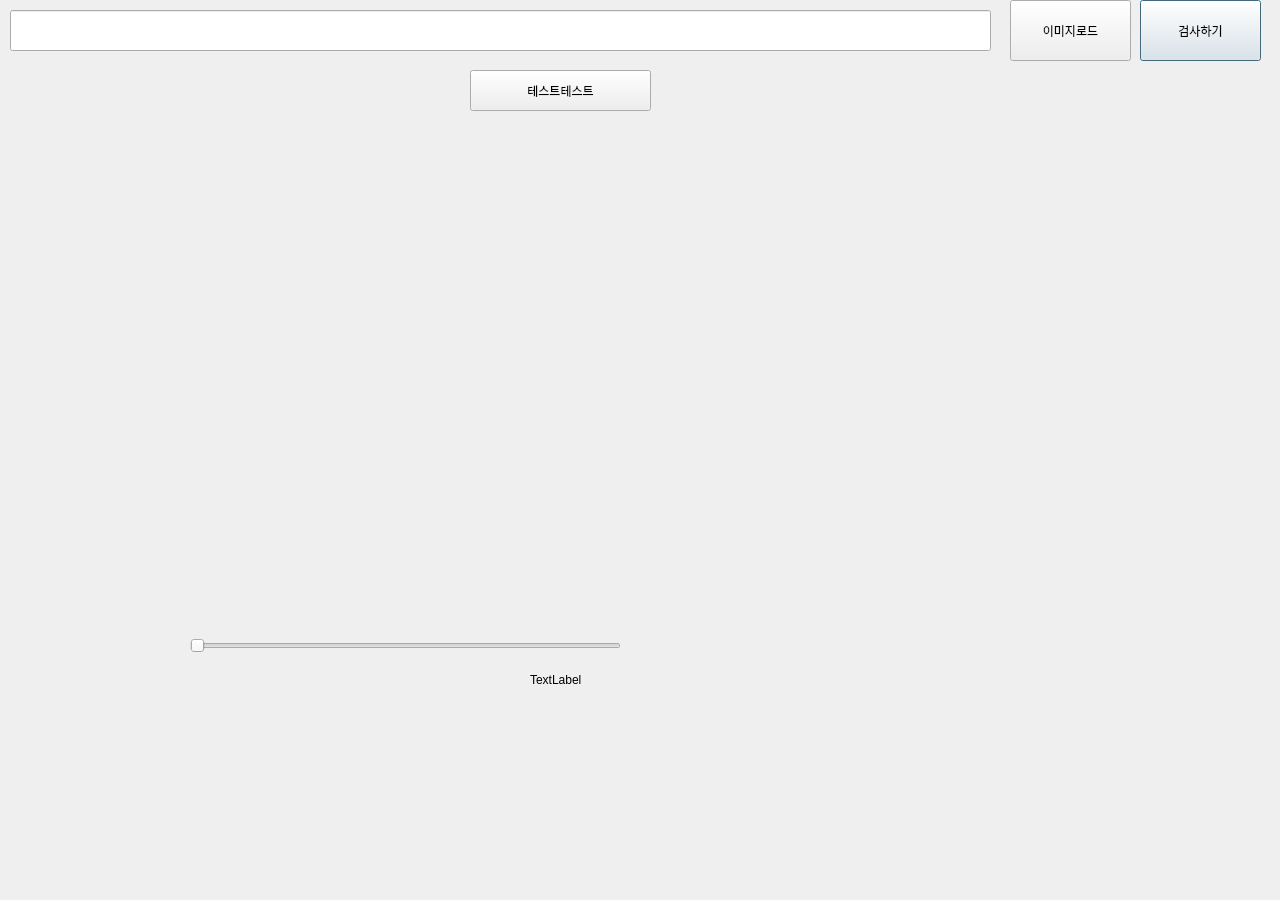
<?xml version="1.0" encoding="UTF-8"?>
<ui version="4.0">
 <class>Dialog</class>
 <widget class="QDialog" name="Dialog">
  <property name="geometry">
   <rect>
    <x>0</x>
    <y>0</y>
    <width>1280</width>
    <height>900</height>
   </rect>
  </property>
  <property name="mouseTracking">
   <bool>true</bool>
  </property>
  <property name="windowTitle">
   <string>Dialog</string>
  </property>
  <widget class="QLabel" name="photo">
   <property name="geometry">
    <rect>
     <x>20</x>
     <y>120</y>
     <width>600</width>
     <height>450</height>
    </rect>
   </property>
   <property name="text">
    <string/>
   </property>
   <property name="pixmap">
    <pixmap>images/harvest.jpg</pixmap>
   </property>
   <property name="scaledContents">
    <bool>true</bool>
   </property>
  </widget>
  <widget class="QPushButton" name="procBtn">
   <property name="geometry">
    <rect>
     <x>1140</x>
     <y>0</y>
     <width>121</width>
     <height>61</height>
    </rect>
   </property>
   <property name="text">
    <string>검사하기</string>
   </property>
  </widget>
  <widget class="QPushButton" name="loadBtn">
   <property name="geometry">
    <rect>
     <x>1010</x>
     <y>0</y>
     <width>121</width>
     <height>61</height>
    </rect>
   </property>
   <property name="text">
    <string>이미지로드</string>
   </property>
  </widget>
  <widget class="QLabel" name="result">
   <property name="geometry">
    <rect>
     <x>660</x>
     <y>120</y>
     <width>600</width>
     <height>450</height>
    </rect>
   </property>
   <property name="text">
    <string/>
   </property>
  </widget>
  <widget class="QLineEdit" name="fnameEdit">
   <property name="geometry">
    <rect>
     <x>10</x>
     <y>10</y>
     <width>981</width>
     <height>41</height>
    </rect>
   </property>
  </widget>
  <widget class="QPushButton" name="pushBtn">
   <property name="geometry">
    <rect>
     <x>470</x>
     <y>70</y>
     <width>181</width>
     <height>41</height>
    </rect>
   </property>
   <property name="text">
    <string>테스트테스트</string>
   </property>
  </widget>
  <widget class="QSlider" name="sliderBar_1">
   <property name="geometry">
    <rect>
     <x>190</x>
     <y>630</y>
     <width>431</width>
     <height>31</height>
    </rect>
   </property>
   <property name="maximum">
    <number>256</number>
   </property>
   <property name="singleStep">
    <number>10</number>
   </property>
   <property name="pageStep">
    <number>20</number>
   </property>
   <property name="orientation">
    <enum>Qt::Horizontal</enum>
   </property>
  </widget>
  <widget class="QLabel" name="slide1view">
   <property name="geometry">
    <rect>
     <x>530</x>
     <y>670</y>
     <width>121</width>
     <height>20</height>
    </rect>
   </property>
   <property name="text">
    <string>TextLabel</string>
   </property>
  </widget>
 </widget>
 <resources/>
 <connections/>
</ui>
